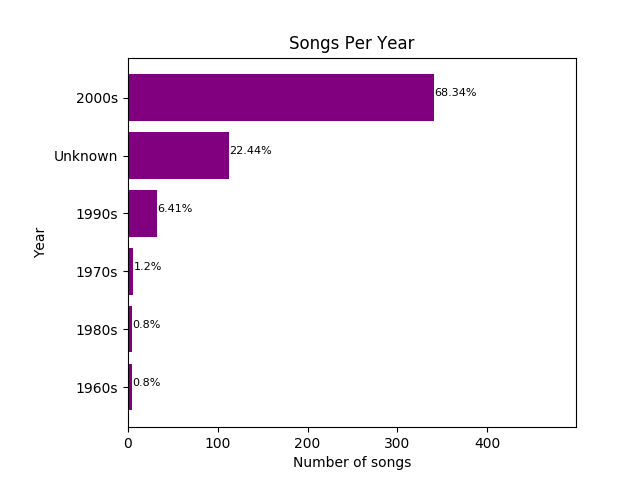

The Python source for this figure:
import matplotlib.pyplot as plt 
from functions import importMappedData, mbzMeta
import numpy as np

# Set up data
allData = importMappedData()
data = mbzMeta(allData)
data = data.merge(allData, on='track_id')

# Select the attribute we want to visualise
attribute = data['year'].value_counts()

labels = attribute.index.values
# Deal with unknown (empty string)
labels = ["Unknown" if x == '' else x for x in labels]

frequency = attribute.tolist() 
 
# Generate the y positions. Later, replace them with labels
y_pos = range(len(labels))

fig,ax = plt.subplots()
y_pos = np.arange(len(labels))
ax.barh(y_pos, frequency,align='center',color='purple')
ax.set_yticks(y_pos)
ax.set_yticklabels(labels)
ax.invert_yaxis()
# Set percentage labels
totals = []
for i in ax.patches:
	totals.append(i.get_width())
total = sum(totals)
for i in ax.patches:
	ax.text(i.get_width()+.3, i.get_y()+.38, \
		str(round((i.get_width()/total)*100,2))+'%',fontsize=10)
ax.set_xlabel('Number of songs')
ax.set_ylabel('Year')
ax.set_title("Songs Per Year")
plt.gcf().subplots_adjust(left=0.20)
plt.show()	
